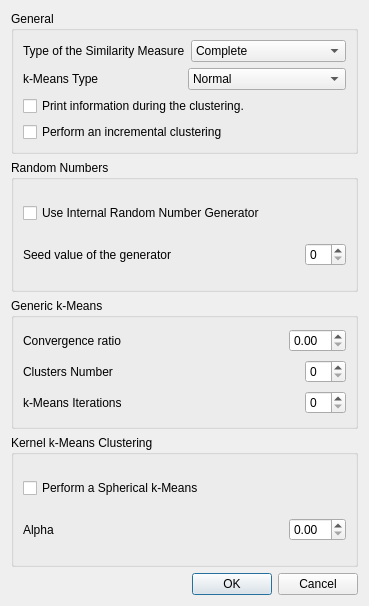
<?xml version="1.0" encoding="UTF-8"?>
<ui version="4.0">
 <class>Config</class>
 <widget class="QWidget" name="Config">
  <property name="geometry">
   <rect>
    <x>0</x>
    <y>0</y>
    <width>369</width>
    <height>606</height>
   </rect>
  </property>
  <property name="windowTitle">
   <string>Form</string>
  </property>
  <layout class="QVBoxLayout" name="verticalLayout_5">
   <item>
    <widget class="QGroupBox" name="groupBox">
     <property name="title">
      <string>General</string>
     </property>
     <layout class="QVBoxLayout" name="verticalLayout">
      <item>
       <layout class="QHBoxLayout" name="horizontalLayout_3">
        <item>
         <widget class="QLabel" name="label">
          <property name="text">
           <string>Type of the Similarity Measure</string>
          </property>
         </widget>
        </item>
        <item>
         <widget class="QComboBox" name="MeasureType">
          <item>
           <property name="text">
            <string>Complete</string>
           </property>
          </item>
          <item>
           <property name="text">
            <string>Nearest Neighbors</string>
           </property>
          </item>
         </widget>
        </item>
       </layout>
      </item>
      <item>
       <layout class="QHBoxLayout" name="horizontalLayout_2">
        <item>
         <widget class="QLabel" name="label_2">
          <property name="text">
           <string>k-Means Type</string>
          </property>
         </widget>
        </item>
        <item>
         <widget class="QComboBox" name="kMeansType">
          <item>
           <property name="text">
            <string>Normal</string>
           </property>
          </item>
          <item>
           <property name="text">
            <string>Kernel</string>
           </property>
          </item>
         </widget>
        </item>
       </layout>
      </item>
      <item>
       <widget class="QCheckBox" name="Cout">
        <property name="text">
         <string>Print information during the clustering.</string>
        </property>
       </widget>
      </item>
      <item>
       <widget class="QCheckBox" name="Incremental">
        <property name="text">
         <string>Perform an incremental clustering</string>
        </property>
       </widget>
      </item>
     </layout>
    </widget>
   </item>
   <item>
    <widget class="QGroupBox" name="groupBox_3">
     <property name="title">
      <string>Random Numbers</string>
     </property>
     <layout class="QVBoxLayout" name="verticalLayout_3">
      <item>
       <widget class="QCheckBox" name="InternalRandom">
        <property name="text">
         <string>Use Internal Random Number Generator</string>
        </property>
       </widget>
      </item>
      <item>
       <layout class="QHBoxLayout" name="horizontalLayout">
        <item>
         <widget class="QLabel" name="textLabel1_4">
          <property name="text">
           <string>Seed value of the generator</string>
          </property>
          <property name="wordWrap">
           <bool>false</bool>
          </property>
         </widget>
        </item>
        <item>
         <spacer name="spacer24_3">
          <property name="orientation">
           <enum>Qt::Horizontal</enum>
          </property>
          <property name="sizeType">
           <enum>QSizePolicy::Expanding</enum>
          </property>
          <property name="sizeHint" stdset="0">
           <size>
            <width>40</width>
            <height>20</height>
           </size>
          </property>
         </spacer>
        </item>
        <item>
         <widget class="QSpinBox" name="Seed"/>
        </item>
       </layout>
      </item>
     </layout>
    </widget>
   </item>
   <item>
    <widget class="QGroupBox" name="groupBox_2">
     <property name="title">
      <string>Generic k-Means</string>
     </property>
     <layout class="QVBoxLayout" name="verticalLayout_4">
      <item>
       <layout class="QHBoxLayout" name="_11">
        <item>
         <widget class="QLabel" name="textLabel6_2_22">
          <property name="toolTip">
           <string>Set the ratio of convergence to stop the iterations of the k-Means.</string>
          </property>
          <property name="whatsThis">
           <string>The GVCA uses a k-Means as an optimisation operator. The ratio of convergence between two iterations of this k-Means can be fixed.</string>
          </property>
          <property name="text">
           <string>Convergence ratio</string>
          </property>
          <property name="wordWrap">
           <bool>false</bool>
          </property>
         </widget>
        </item>
        <item>
         <spacer name="spacer98_2_2">
          <property name="orientation">
           <enum>Qt::Horizontal</enum>
          </property>
          <property name="sizeType">
           <enum>QSizePolicy::Expanding</enum>
          </property>
          <property name="sizeHint" stdset="0">
           <size>
            <width>40</width>
            <height>20</height>
           </size>
          </property>
         </spacer>
        </item>
        <item>
         <widget class="QDoubleSpinBox" name="Convergence"/>
        </item>
       </layout>
      </item>
      <item>
       <layout class="QHBoxLayout" name="_12">
        <item>
         <widget class="QLabel" name="textLabel2">
          <property name="text">
           <string>Clusters Number</string>
          </property>
          <property name="wordWrap">
           <bool>false</bool>
          </property>
         </widget>
        </item>
        <item>
         <spacer name="spacer24_2">
          <property name="orientation">
           <enum>Qt::Horizontal</enum>
          </property>
          <property name="sizeType">
           <enum>QSizePolicy::Expanding</enum>
          </property>
          <property name="sizeHint" stdset="0">
           <size>
            <width>40</width>
            <height>20</height>
           </size>
          </property>
         </spacer>
        </item>
        <item>
         <widget class="QSpinBox" name="NbClusters"/>
        </item>
       </layout>
      </item>
      <item>
       <layout class="QHBoxLayout" name="_10">
        <item>
         <widget class="QLabel" name="textLabel6_2_2">
          <property name="toolTip">
           <string>Set the maximum number of iterations of the k-Means.</string>
          </property>
          <property name="whatsThis">
           <string>The GVCA uses a k-Means as an optimisation operator. The maximum number of steps can be fixed.</string>
          </property>
          <property name="text">
           <string>k-Means Iterations</string>
          </property>
          <property name="wordWrap">
           <bool>false</bool>
          </property>
         </widget>
        </item>
        <item>
         <spacer name="spacer98_2_3">
          <property name="orientation">
           <enum>Qt::Horizontal</enum>
          </property>
          <property name="sizeType">
           <enum>QSizePolicy::Expanding</enum>
          </property>
          <property name="sizeHint" stdset="0">
           <size>
            <width>40</width>
            <height>20</height>
           </size>
          </property>
         </spacer>
        </item>
        <item>
         <widget class="QSpinBox" name="MaxKMeans"/>
        </item>
       </layout>
      </item>
     </layout>
    </widget>
   </item>
   <item>
    <widget class="QGroupBox" name="groupBox_9">
     <property name="title">
      <string>Kernel k-Means Clustering</string>
     </property>
     <layout class="QVBoxLayout" name="verticalLayout_2">
      <item>
       <widget class="QCheckBox" name="Spherical">
        <property name="text">
         <string>Perform a Spherical k-Means</string>
        </property>
       </widget>
      </item>
      <item>
       <layout class="QHBoxLayout" name="_13">
        <item>
         <widget class="QLabel" name="textLabel6_2_23">
          <property name="toolTip">
           <string>Set the ratio of convergence to stop the iterations of the k-Means.</string>
          </property>
          <property name="whatsThis">
           <string>The GVCA uses a k-Means as an optimisation operator. The ratio of convergence between two iterations of this k-Means can be fixed.</string>
          </property>
          <property name="text">
           <string>Alpha</string>
          </property>
          <property name="wordWrap">
           <bool>false</bool>
          </property>
         </widget>
        </item>
        <item>
         <spacer name="spacer98_2_4">
          <property name="orientation">
           <enum>Qt::Horizontal</enum>
          </property>
          <property name="sizeType">
           <enum>QSizePolicy::Expanding</enum>
          </property>
          <property name="sizeHint" stdset="0">
           <size>
            <width>40</width>
            <height>20</height>
           </size>
          </property>
         </spacer>
        </item>
        <item>
         <widget class="QDoubleSpinBox" name="Alpha"/>
        </item>
       </layout>
      </item>
     </layout>
    </widget>
   </item>
   <item>
    <widget class="QDialogButtonBox" name="buttonBox">
     <property name="standardButtons">
      <set>QDialogButtonBox::Cancel|QDialogButtonBox::Ok</set>
     </property>
    </widget>
   </item>
  </layout>
 </widget>
 <resources/>
 <connections/>
</ui>
